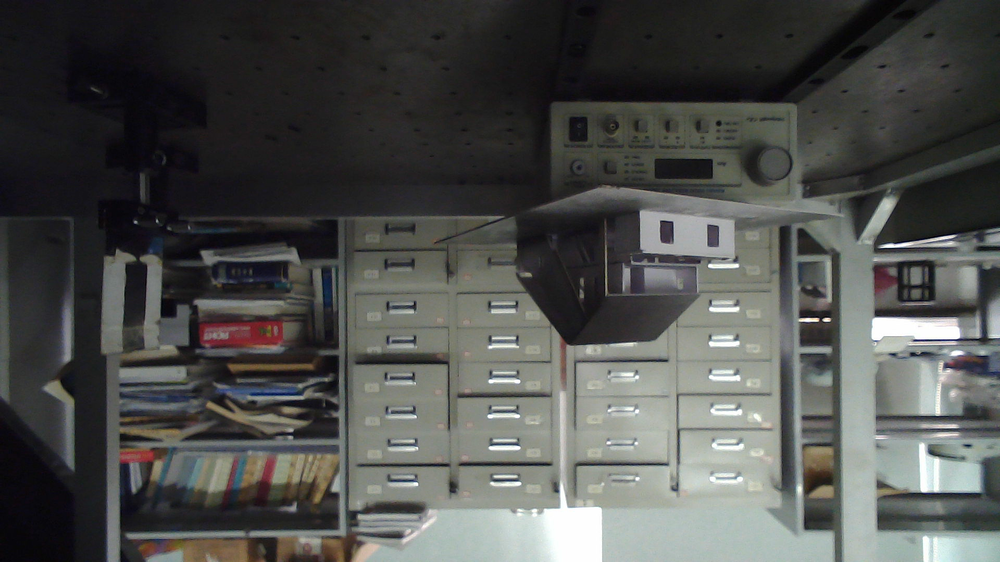
//> input picture opencv_laser/data/1.png, 1000 x 562 px, shrunk from 1920 x 1080 before the run
$ ./main   (built with g++ and OpenCV 4)
//> lines starting //> are read from the running program, lines starting //| are printed output that depends on the picture; after the words box and inside, x2 and y2 are one past the last pixel; in counts of white or black regions, pixels touching at a corner belong together
//answerOpenCV OpenCV / C++ - Filling holes
// #include "stdafx.h"
#include <iostream>
#include <opencv2/core/core.hpp>
#include <opencv2/highgui/highgui.hpp>
#include <opencv2/opencv.hpp>
#include <vector>


using namespace cv;
using namespace std;

//find the biggest contour
vector<Point> FindBigestContour(Mat src) {
	int imax = 0;
	int imaxcontour = -1;
	std::vector<std::vector<Point> >contours;
	findContours(src, contours, RETR_LIST, CHAIN_APPROX_SIMPLE);
	for (int i = 0; i < contours.size(); i++) {
		int itmp = contourArea(contours[i]);
		if (imaxcontour < itmp) {
			imax = i;
			imaxcontour = itmp;
		}
	}
	return contours[imax];
}

//remove Light difference by using top hat
Mat moveLightDiff(Mat src, int radius) {
	Mat dst;
	Mat srcclone = src.clone();
	Mat mask = Mat::zeros(radius * 2, radius * 2, CV_8U);
	circle(mask, Point(radius, radius), radius, Scalar(255), -1);
	//top hat
	erode(srcclone, srcclone, mask);
	dilate(srcclone, srcclone, mask);
	dst = src - srcclone;
	return dst;
}

int main(void)
{
	Mat src = imread("e:/1.png");
//> src is the input picture: 562 rows x 1000 cols, CV_8UC3; mean B, G, R 77.1, 79.4, 78.2
	Mat src_hsv;
	Mat bin;
	Mat src_h;

	cvtColor(src, src_hsv, COLOR_BGR2HSV);
//> src_hsv: 562 rows x 1000 cols, CV_8UC3; mean H, S, V 71.1, 31, 82.2
	vector<Mat> rgb_planes;
	split(src_hsv, rgb_planes);
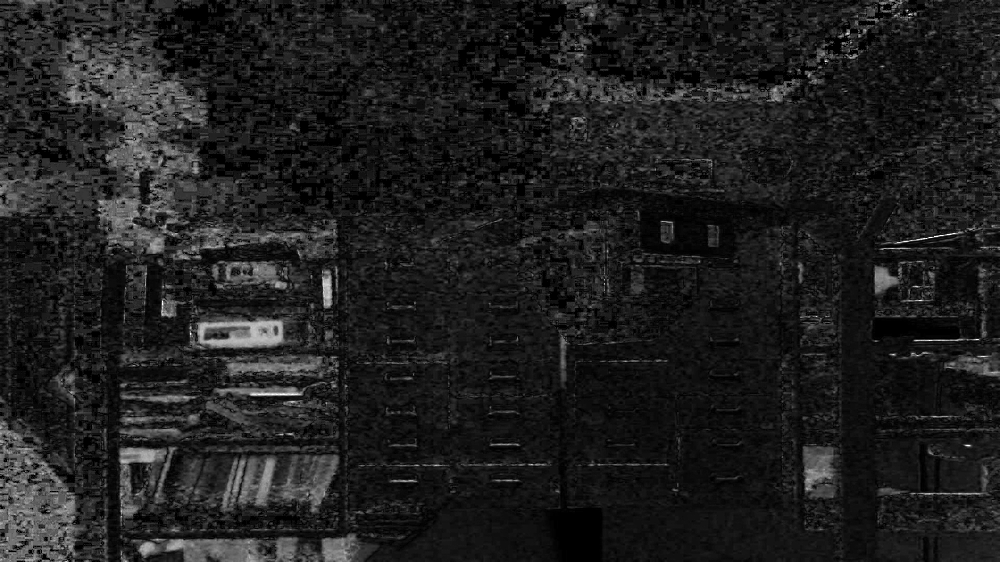
//> rgb_planes[1]: 562 rows x 1000 cols, CV_8UC1; min 0, max 255, mean 31
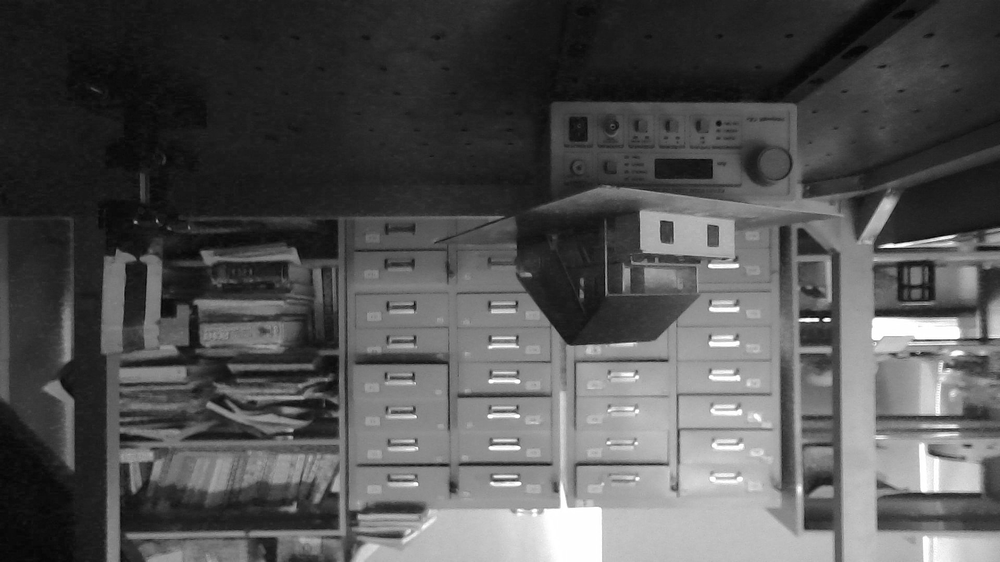
//> rgb_planes[2]: 562 rows x 1000 cols, CV_8UC1; min 3, max 255, mean 82.2
	src_h = rgb_planes[0]; // h channel is useful

	src_h = moveLightDiff(src_h, 40);
//> in moveLightDiff, `circle(mask, Point(radius, radius), radius, Scalar(255), -1);`:
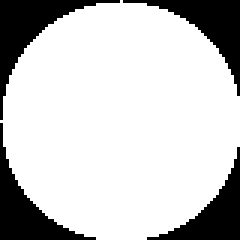
//> mask: 80 rows x 80 cols, CV_8UC1 (shown 3 times larger); 78.5% white; 4 black regions, box (x1, y1, x2, y2) and area: (0, 0, 40, 40) 384, (41, 0, 80, 32) 344, (0, 41, 32, 80) 344, (49, 49, 80, 80) 305
//> in moveLightDiff, `dilate(srcclone, srcclone, mask);`:
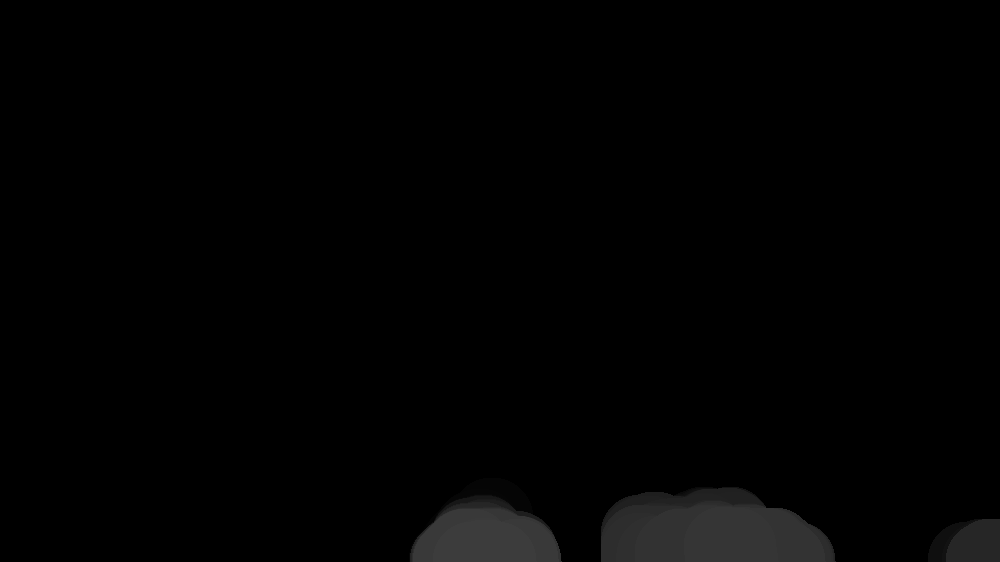
//> srcclone: 562 rows x 1000 cols, CV_8UC1; min 0, max 60, mean 2.1
//> in moveLightDiff, `dst = src - srcclone;`:
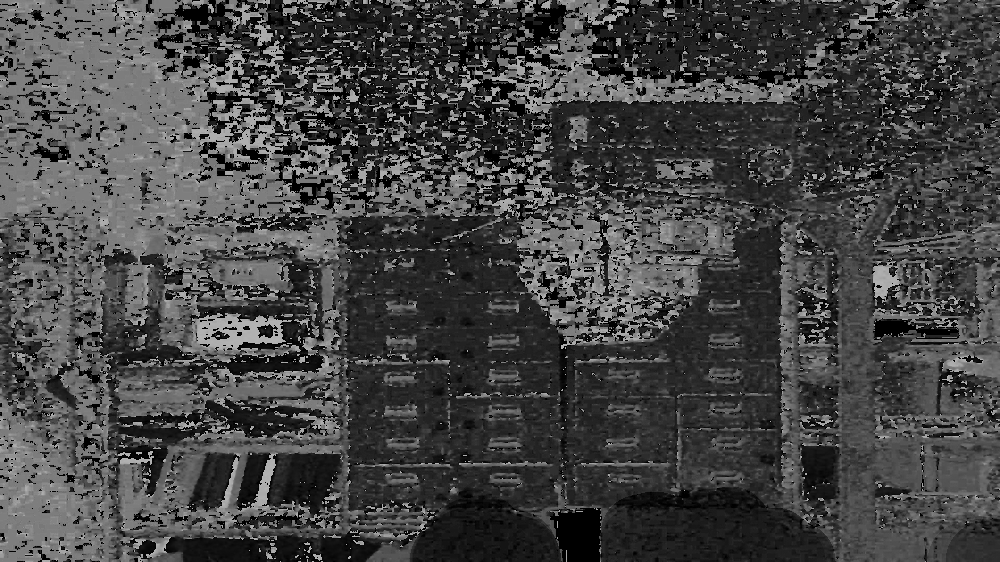
//> dst: 562 rows x 1000 cols, CV_8UC1; min 0, max 179, mean 69
	threshold(src_h, bin, 100, 255, THRESH_OTSU);
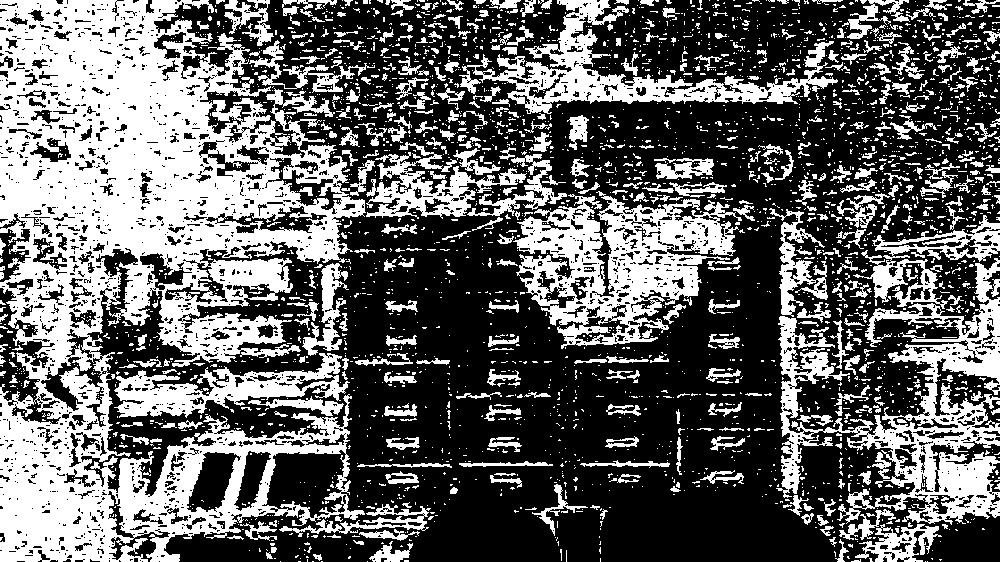
//> bin: 562 rows x 1000 cols, CV_8UC1; 39.4% white; 3327 white regions (2852 under 20 px)

	//find and draw the biggest contour
	vector<Point> bigestcontrour = FindBigestContour(bin);
//> in FindBigestContour, `findContours(src, contours, RETR_LIST, CHAIN_APPROX_SIMPLE);`: contours = 5899 contours, 5103 with area under 20; largest, box (x1, y1, x2, y2) and area: (0, 0, 366, 562) 130521, (776, 258, 1000, 525) 19756, (513, 191, 742, 349) 19427, (459, 0, 838, 114) 10159, (114, 353, 350, 418) 6052
//> the loop in FindBigestContour, `for (int i = 0; i < contours.size(); i++)` made 5899 passes
//> (itmp, imaxcontour) on passes 1, 8, 11, 13, 22, 35, 55, 81, 93, 181, 748, 769: (0, 0), (4, 4), (5, 5), (7, 7), (18, 18), (26, 26), (68, 68), (102, 102), (350, 350), (1458, 1458), (1945, 1945), (4030, 4030)
//> itmp on passes 2 to 7: 0, 0, 0, 0, 0, 0
//> after the loop in FindBigestContour, `for (int i = 0; i < contours.size(); i++)`: imax = 5898; imaxcontour = 130521
//> bigestcontrour = contour of 4911 points, box (x1, y1, x2, y2) (0, 0, 366, 562), area 130521
	vector<vector<Point> > controus;
	controus.push_back(bigestcontrour);
//> controus = 1 contour; box (x1, y1, x2, y2) and area: (0, 0, 366, 562) 130521
	cv::drawContours(src, controus, 0, Scalar(0, 0, 255), 3);
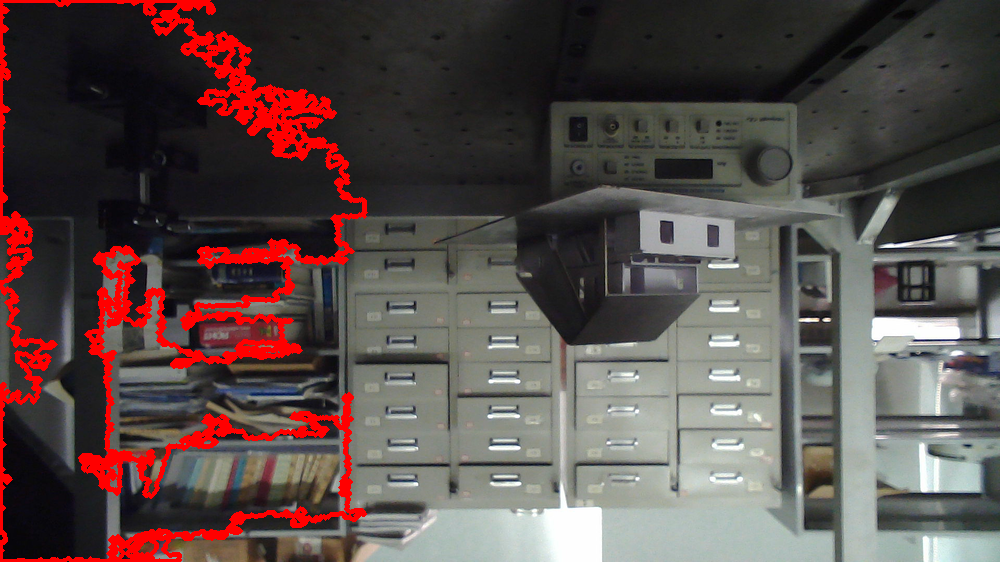
//> src: 562 rows x 1000 cols, CV_8UC3; mean B, G, R 74.2, 76.5, 89.8
	imshow("1",src);
	waitKey();
	return 0;
}
